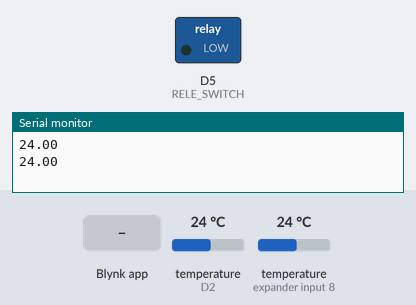
Recording of a sketch running on a simulated ESP8266 (NodeMCU). Parts: switched loads named in the sketch (green lamp = pin HIGH), the last lines printed to the serial monitor. Inputs (shaded band) come from the test bench; at power-on: temperature (sensors on D2, expander input 8) 24 °C. WiFi joins after 1.5 s; servers stay silent unless stated.

Above: at 3.0 s.
3.1 s: Blynk app writes 200 to V5
At 5.1 s:
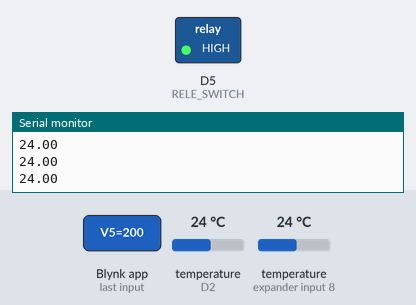
5.6 s: Blynk app writes 1 to V5
At 6.8 s:
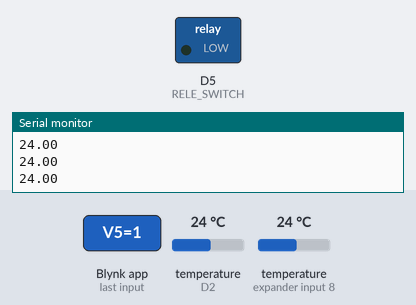
Timing chart, 0 to 8.6 s (numbered marks = the images above; inputs shaded):
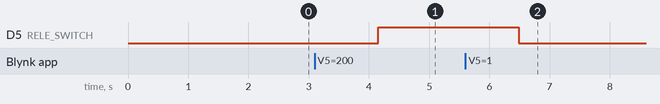

Measured:
- after the input at 3.1 s, D5 (RELE_SWITCH): LOW → HIGH after 1.1 s
- after the input at 5.6 s, D5 (RELE_SWITCH): HIGH → LOW after 0.88 s

The sketch:

Pogrebator2.ino
```cpp
#define BLYNK_PRINT Serial
#include <ESP8266WiFi.h>
#include <BlynkSimpleEsp8266.h>
#include <OneWire.h>
#include <DallasTemperature.h>

#include <ESP8266mDNS.h>
#include <WiFiUdp.h>

#include <ArduinoOTA.h> //OTA Библиотека для OTA-прошивки

#define ONE_WIRE_BUS D2
#define RELE_SWITCH D5 // Устанавливаем управляющий пин для реле
int temp_pogreb;

OneWire oneWire(ONE_WIRE_BUS);
DallasTemperature sensors(&oneWire);

char auth[] = "tokken";
char ssid[] = "You'r Wi-fi";
char pass[] = "You'r pwd";


void setup()
{
Serial.begin(115200);
Blynk.begin(auth, ssid, pass);

 //************************
  ArduinoOTA.setHostname("Pogreb"); //OTA Задаем имя сетевого порта
  //ArduinoOTA.setPassword((const char *)"0000"); //OTA Задаем пароль доступа для удаленной прошивки
  ArduinoOTA.begin(); //OTA Инициализируем OTA
  //***********************

sensors.begin();

pinMode (RELE_SWITCH,OUTPUT);
}

BLYNK_WRITE(V5) {

  temp_pogreb = param.asInt(); // Gets the value stored in V5 as an integer

}

void sendTemps()
{
sensors.requestTemperatures();
float temp = sensors.getTempCByIndex(0);
float temp1 = sensors.getTempCByIndex(1);
Serial.println(temp);
Serial.println(temp1);
Blynk.virtualWrite(V1, temp);
Blynk.virtualWrite(V2, temp1);

if (int(temp1) < temp_pogreb) {
    digitalWrite(RELE_SWITCH, HIGH); // Включить реле
    Blynk.virtualWrite(V0,HIGH);
    Blynk.setProperty(V0,"onLabel","ON");
}
  else {digitalWrite(RELE_SWITCH, LOW); Blynk.virtualWrite(V0,LOW);
    Blynk.setProperty(V0,"onLabel","OFF");}
}

void loop()
{
ArduinoOTA.handle(); // OTA Всегда готовы к прошивке
Blynk.run();
sendTemps();
}
```
